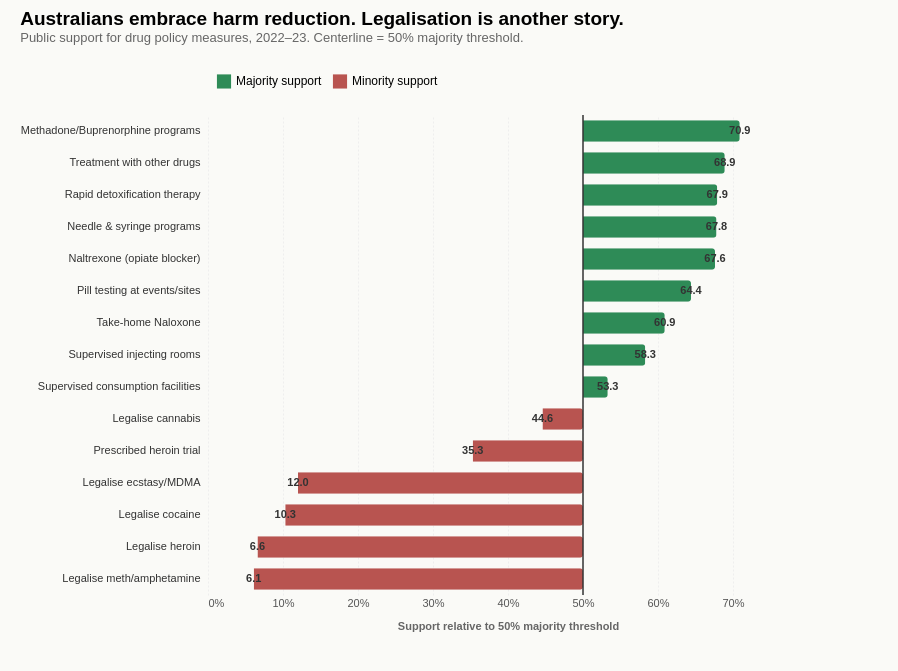

Source (Vega-Lite JSON):
### Vega-Lite specification from a JSON file in a GitHub repository (floating-point values rounded to 4 significant figures)
{"$schema": "https://vega.github.io/schema/vega-lite/v5.json", "title": {"text": "Australians embrace harm reduction. Legalisation is another story.", "subtitle": "Public support for drug policy measures, 2022–23. Centerline = 50% majority threshold.", "anchor": "start", "fontSize": 19, "subtitleFontSize": 13, "subtitleColor": "#666", "offset": 20}, "config": {"view": {"stroke": null}, "font": "sans-serif"}, "background": "#FAFAF7", "width": 600, "height": 480, "padding": {"left": 20, "right": 90, "top": 10, "bottom": 40}, "data": {"values": [{"policy": "Methadone/Buprenorphine programs", "support": 70.9, "category": "Harm reduction", "x_signed": 20.9, "majority": "Majority support"}, {"policy": "Treatment with other drugs", "support": 68.9, "category": "Harm reduction", "x_signed": 18.9, "majority": "Majority support"}, {"policy": "Rapid detoxification therapy", "support": 67.9, "category": "Harm reduction", "x_signed": 17.9, "majority": "Majority support"}, {"policy": "Needle & syringe programs", "support": 67.8, "category": "Harm reduction", "x_signed": 17.8, "majority": "Majority support"}, {"policy": "Naltrexone (opiate blocker)", "support": 67.6, "category": "Harm reduction", "x_signed": 17.6, "majority": "Majority support"}, {"policy": "Pill testing at events/sites", "support": 64.4, "category": "Harm reduction", "x_signed": 14.4, "majority": "Majority support"}, {"policy": "Take-home Naloxone", "support": 60.9, "category": "Harm reduction", "x_signed": 10.9, "majority": "Majority support"}, {"policy": "Supervised injecting rooms", "support": 58.3, "category": "Harm reduction", "x_signed": 8.3, "majority": "Majority support"}, {"policy": "Supervised consumption facilities", "support": 53.3, "category": "Harm reduction", "x_signed": 3.3, "majority": "Majority support"}, {"policy": "Legalise cannabis", "support": 44.6, "category": "Legalisation", "x_signed": -5.4, "majority": "Minority support"}, {"policy": "Prescribed heroin trial", "support": 35.3, "category": "Harm reduction", "x_signed": -14.7, "majority": "Minority support"}, {"policy": "Legalise ecstasy/MDMA", "support": 12.0, "category": "Legalisation", "x_signed": -38.0, "majority": "Minority support"}, {"policy": "Legalise cocaine", "support": 10.3, "category": "Legalisation", "x_signed": -39.7, "majority": "Minority support"}, {"policy": "Legalise heroin", "support": 6.6, "category": "Legalisation", "x_signed": -43.4, "majority": "Minority support"}, {"policy": "Legalise meth/amphetamine", "support": 6.1, "category": "Legalisation", "x_signed": -43.9, "majority": "Minority support"}]}, "layer": [{"mark": {"type": "bar", "cornerRadiusEnd": 3, "height": {"band": 0.75}}, "encoding": {"y": {"field": "policy", "type": "nominal", "sort": ["Methadone/Buprenorphine programs", "Treatment with other drugs", "Rapid detoxification therapy", "Needle & syringe programs", "Naltrexone (opiate blocker)", "Pill testing at events/sites", "Take-home Naloxone", "Supervised injecting rooms", "Supervised consumption facilities", "Legalise cannabis", "Prescribed heroin trial", "Legalise ecstasy/MDMA", "Legalise cocaine", "Legalise heroin", "Legalise meth/amphetamine"], "title": null, "axis": {"labelFontSize": 11, "labelColor": "#333", "domain": false, "ticks": false, "labelPadding": 8, "labelLimit": 220}}, "x": {"field": "x_signed", "type": "quantitative", "title": "Support relative to 50% majority threshold", "scale": {"domain": [-50, 30]}, "axis": {"values": [-50, -40, -30, -20, -10, 0, 10, 20], "labelExpr": "(datum.value + 50) + '%'", "labelFontSize": 11, "labelColor": "#555", "titleFontSize": 11, "titleColor": "#666", "domain": false, "ticks": false, "grid": true, "gridColor": "#EEE", "gridDash": [2, 2], "titlePadding": 12}}, "color": {"field": "majority", "type": "nominal", "scale": {"domain": ["Majority support", "Minority support"], "range": ["#2E8B57", "#B85450"]}, "legend": {"orient": "top", "title": null, "labelFontSize": 12, "symbolType": "square", "symbolSize": 200, "padding": 8}}}}, {"mark": {"type": "text", "fontSize": 11, "fontWeight": 600, "color": "#333"}, "encoding": {"y": {"field": "policy", "type": "nominal", "sort": ["Methadone/Buprenorphine programs", "Treatment with other drugs", "Rapid detoxification therapy", "Needle & syringe programs", "Naltrexone (opiate blocker)", "Pill testing at events/sites", "Take-home Naloxone", "Supervised injecting rooms", "Supervised consumption facilities", "Legalise cannabis", "Prescribed heroin trial", "Legalise ecstasy/MDMA", "Legalise cocaine", "Legalise heroin", "Legalise meth/amphetamine"]}, "x": {"field": "x_signed", "type": "quantitative"}, "text": {"field": "support", "format": ".1f"}, "align": {"condition": {"test": "datum.x_signed < 0", "value": "right"}, "value": "left"}, "dx": {"condition": {"test": "datum.x_signed < 0", "value": -6}, "value": 6}}}, {"data": {"values": [{"x": 0}]}, "mark": {"type": "rule", "stroke": "#333", "strokeWidth": 1.5}, "encoding": {"x": {"field": "x", "type": "quantitative"}}}]}
